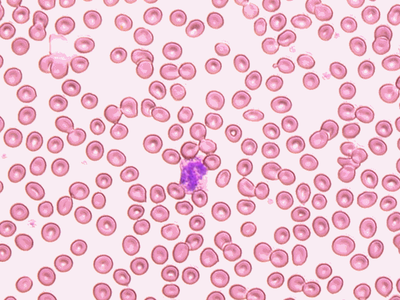
#> input picture Graph-Segmentation/blood_cells/red_blood_cells.png, 400 x 300 px
$ jupyter execute ForegroundExtraction.ipynb
#> lines starting #> are read from the running program, lines starting #| are printed output that depends on the picture
# Interactive Image Segmentation for Object Counting #

Based on: https://sandipanweb.wordpress.com/2018/02/11/interactive-image-segmentation-with-graph-cut/

[cell 1]
import numpy as np
from PIL import Image, ImageFilter
from skimage import measure
from scipy.stats import norm
import matplotlib.pyplot as plt
import networkx as nx
from networkx.algorithms.flow import edmonds_karp

Dataset loading

[cell 2]
im = Image.open("red_blood_cells.png")
#> im is the input picture: PIL image 400x300 RGBA; mean R, G, B, A 239.1, 197.9, 212.8, 255
im

[cell 3]
im.mode
#> Out = 'RGBA'
# RGBA model - RGB + alpha channel

We have to prepare probability distributions for the pixel if it belongs to the foreground or the background.

[cell 4]
foreground = Image.open('foreground.png')
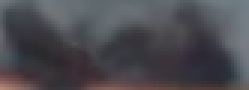
#> input picture Graph-Segmentation/bees/foreground.png, 83 x 30 px, found by its file name (shown 3 times larger)
#> foreground is the input picture: PIL image 83x30 RGB; mean R, G, B 75.3, 74.3, 80
background = Image.open('background.png')
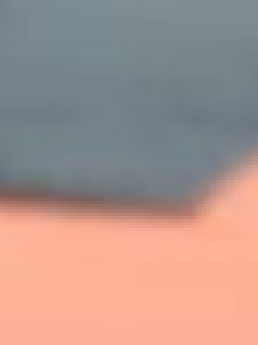
#> input picture Graph-Segmentation/bees/background.png, 86 x 115 px, found by its file name (shown 3 times larger)
#> background is the input picture: PIL image 86x115 RGB; mean R, G, B 173.6, 147.8, 141.2

[cell 5]
# we consider a 'G' channel which is the most useful in distinguishing foreground and background
foreground_data = np.array(foreground.getchannel('G'))
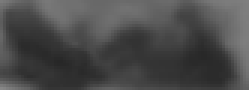
#> foreground_data: shape (30, 83) (shown 3 times larger); min 39, max 135, mean 74.3
background_data = np.array(background.getchannel('G'))
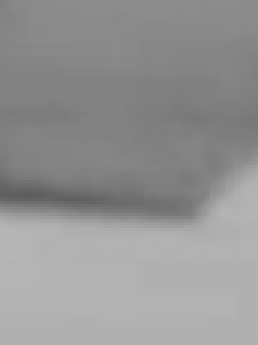
#> background_data: shape (115, 86) (shown 3 times larger); min 94, max 182, mean 147.8

[cell 6]
foreground_data = foreground_data.reshape(foreground_data.shape[0] * foreground_data.shape[1], 1)
#> foreground_data = 2490 values, max 135 at index 2407, min 39 at index 1679, mean 74.34
background_data = background_data.reshape(background_data.shape[0] * background_data.shape[1], 1)
#> background_data = 9890 values, max 182 at index 6536, min 94 at index 5597, mean 147.8

[cell 7]
background_data.shape
#> Out = (9890, 1)

[cell 8]
mu1, std1 = norm.fit(foreground_data)
#> mu1 = 74.34; std1 = 24.19
mu2, std2 = norm.fit(background_data)
#> mu2 = 147.8; std2 = 23.42

[cell 9]
# Plot the histogram for the foreground data
plt.hist(foreground_data, bins=25, density=True, alpha=0.6, color='g')

# Plot the PDF.
xmin, xmax = plt.xlim()
x = np.linspace(xmin, xmax, 100)
p = norm.pdf(x, mu1, std1)
#> p = 100 values, max 0.0165 at index 38, min 0.000424 at index 99, mean 0.00891
plt.plot(x, p, 'k', linewidth=2)
title = "Fit results: mu1 = %.2f,  std1 = %.2f" % (mu1, std1)
#> title = 'Fit results: mu1 = 74.34,  std1 = 24.19'
plt.title(title)

plt.show()
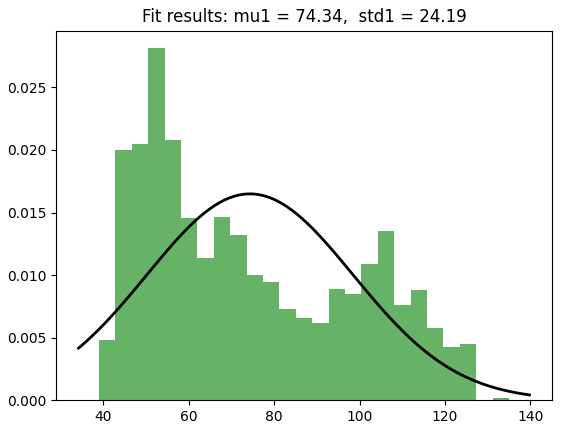
#> figure drawn by matplotlib, 1 panel; tallest bar 0.0281 high, from x = 50.52 to 54.36; curve peaks at x = 74.73, y = 0.0165

[cell 10]
# Plot the histogram for the background data
plt.hist(background_data, bins=25, density=True, alpha=0.6, color='g')

# Plot the PDF.
xmin, xmax = plt.xlim()
x = np.linspace(xmin, xmax, 100)
p = norm.pdf(x, mu2, std2)
#> p = 100 values, max 0.017 at index 60, min 0.000774 at index 0, mean 0.00968
plt.plot(x, p, 'k', linewidth=2)
title = "Fit results: mu2 = %.2f,  std2 = %.2f" % (mu2, std2)
#> title = 'Fit results: mu2 = 147.84,  std2 = 23.42'
plt.title(title)

plt.show()
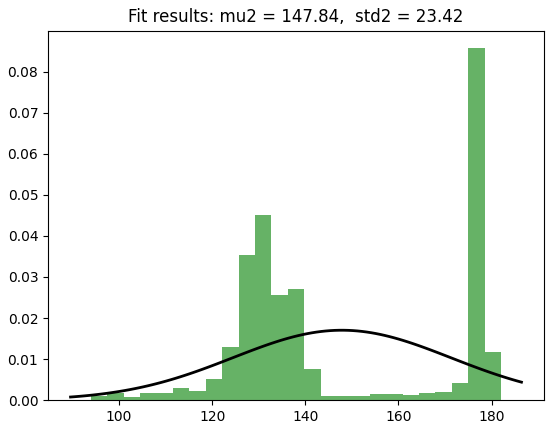
#> figure drawn by matplotlib, 1 panel; tallest bar 0.0857 high, from x = 175 to 178.5; curve peaks at x = 148.3, y = 0.017

[cell 11]
def get_probability(mu, std, value):
    # given a 'mu' and 'std' parameters describing normal distribution
    # we calculate the probability of 'value'
    # to belong to this dataset
    return norm(mu, std).pdf(value)

[cell 12]
print(get_probability(mu2, std2, 233))
#| 2.2934546772497197e-05
#> `im_g = np.array(im.getchannel('G'))`:
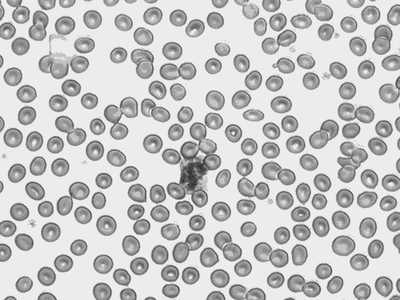
#> im_g: shape (300, 400); min 43, max 250, mean 197.9

Here we define an image processing pipeline.

[cell 13]
def get_distributions():
    foreground = Image.open('foreground.png')
    background = Image.open('background.png')

    foreground_data = np.array(foreground.getchannel('G'))
    background_data = np.array(background.getchannel('G'))

    foreground_data = foreground_data.reshape(foreground_data.shape[0] * foreground_data.shape[1], 1)
    background_data = background_data.reshape(background_data.shape[0] * background_data.shape[1], 1)

    mu1, std1 = norm.fit(foreground_data)
#> mu1 = 74.34; std1 = 24.19
    mu2, std2 = norm.fit(background_data)
#> mu2 = 147.8; std2 = 23.42

    return mu1, std1, mu2, std2

[cell 14]
def create_graph(arr, mu1, std1, mu2, std2):
    G = nx.DiGraph()

    # defining vertex set
    for i in range(arr.shape[0]):
        for j in range(arr.shape[1]):
            G.add_node((i,j))
    G.add_node('s')
    G.add_node('t')

    # definig edges set with proper weigths (capacities)
    for i1 in range(arr.shape[0]):
        for j1 in range(arr.shape[1]):
            for i2 in range(i1, arr.shape[0]):
                for j2 in range(j1, arr.shape[1]):
                    if (i1 == i2 and j1 == j2 - 1) or (i1 == i2 - 1 and j1 == j2):
                        capacity = np.exp((-0.5 * 1./((std1 + std2)/2.)**2)) * ((arr[i1,j1] - arr[i2,j2])**2)
                        G.add_edge((i1,j1), (i2,j2), capacity=capacity)
                        G.add_edge((i2,j2), (i1,j1), capacity=capacity)

    # capacities of (s, e) and (e, t)
    for i in range(arr.shape[0]):
        for j in range(arr.shape[1]):
            cap_s = get_probability(mu1, std1, arr[i, j])
            cap_t = get_probability(mu2, std2, arr[i, j])
            cap_sum = cap_s + cap_t
            G.add_edge('s', (i,j), capacity = 2 * cap_s / cap_sum)
            G.add_edge((i,j), 't', capacity = 2 * cap_t / cap_sum)

    return G

[cell 15]
def get_bitmap(R, threshold, dimx, dimy):
    bitmap = np.zeros((dimx, dimy))
    for i in range(dimx):
        for j in range(dimy):
            if R['s'][(i,j)]['flow'] > threshold:
                bitmap[i][j] = 1
    return bitmap

[cell 16]
def image_processing_pipeline(image):
    # image is a np.array, in RGB model
    width, height, depth = image.shape

    result_image = np.zeros((width, height, depth))

    mu1, std1, mu2, std2 = get_distributions()
#> mu1 = 74.34; std1 = 24.19; mu2 = 147.8; std2 = 23.42

    w_coords = list(range(0, width, 32))
    h_coords = list(range(0, height, 32))

    if w_coords[-1] != width - 1:
        w_coords.append(width-1)
    if h_coords[-1] != height - 1:
        h_coords.append(height-1)

    for d in range(depth):
        # we split the image into 32x32 subimages
        for w in range(len(w_coords) - 1): # not considering last element
            for h in range(len(h_coords) - 1):
                arr = image[w_coords[w]:w_coords[w+1], h_coords[h]:h_coords[h+1], d]

                G = create_graph(arr, mu1, std1, mu2, std2)

                R = edmonds_karp(G, 's', 't')

                print('Current flow:', R.graph['flow_value'], end=' ')

                dimx = w_coords[w+1] - w_coords[w]
                dimy = h_coords[h+1] - h_coords[h]
                bitmap = get_bitmap(R, 0.3, dimx, dimy)

                arr2 = arr * bitmap

                result_image[w_coords[w]:w_coords[w+1], h_coords[h]:h_coords[h+1], d] = arr2

                print('Slice {}:{},{}:{},{} done!'.format(w_coords[w], w_coords[w+1], h_coords[h], h_coords[h+1], d))
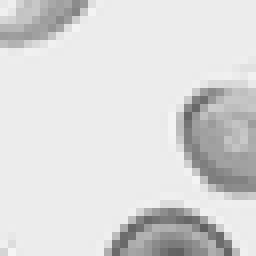
#> arr: shape (32, 32) (shown 8 times larger); min 95, max 245, mean 217.9
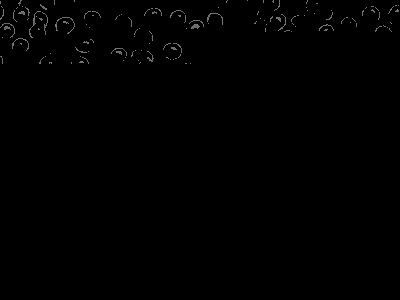
#> result_image: shape (300, 400, 1) float64; min 0, max 124, mean 0.9

                # multithreading??
    return result_image

[cell 17]
im_g = np.array(im.getchannel('G'))
im_arr = im_g.reshape((300,400,1))
